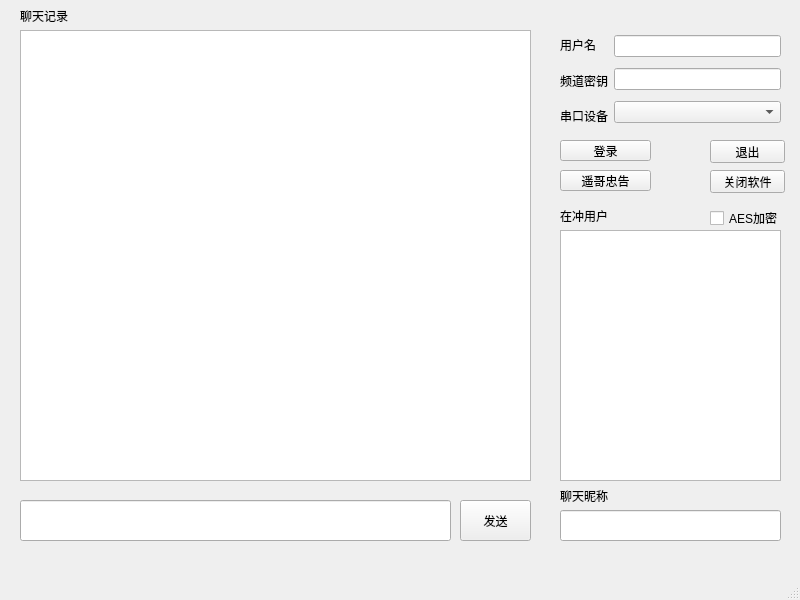
<?xml version="1.0" encoding="UTF-8"?>
<ui version="4.0">
 <class>MainWindow</class>
 <widget class="QMainWindow" name="MainWindow">
  <property name="geometry">
   <rect>
    <x>0</x>
    <y>0</y>
    <width>800</width>
    <height>600</height>
   </rect>
  </property>
  <property name="windowTitle">
   <string>LoRa聊天室</string>
  </property>
  <widget class="QWidget" name="centralwidget">
   <widget class="QTextEdit" name="chatbox">
    <property name="geometry">
     <rect>
      <x>20</x>
      <y>30</y>
      <width>511</width>
      <height>451</height>
     </rect>
    </property>
    <property name="readOnly">
     <bool>true</bool>
    </property>
   </widget>
   <widget class="QLineEdit" name="linesend">
    <property name="geometry">
     <rect>
      <x>20</x>
      <y>500</y>
      <width>431</width>
      <height>41</height>
     </rect>
    </property>
   </widget>
   <widget class="QPushButton" name="pushButton_send">
    <property name="geometry">
     <rect>
      <x>460</x>
      <y>500</y>
      <width>71</width>
      <height>41</height>
     </rect>
    </property>
    <property name="text">
     <string>发送</string>
    </property>
   </widget>
   <widget class="QLabel" name="label">
    <property name="geometry">
     <rect>
      <x>20</x>
      <y>10</y>
      <width>54</width>
      <height>12</height>
     </rect>
    </property>
    <property name="frameShape">
     <enum>QFrame::NoFrame</enum>
    </property>
    <property name="text">
     <string>聊天记录</string>
    </property>
   </widget>
   <widget class="QPushButton" name="pushButton_login">
    <property name="geometry">
     <rect>
      <x>560</x>
      <y>140</y>
      <width>91</width>
      <height>21</height>
     </rect>
    </property>
    <property name="text">
     <string>登录</string>
    </property>
   </widget>
   <widget class="QWidget" name="horizontalLayoutWidget">
    <property name="geometry">
     <rect>
      <x>560</x>
      <y>30</y>
      <width>221</width>
      <height>101</height>
     </rect>
    </property>
    <layout class="QHBoxLayout" name="horizontalLayout">
     <item>
      <layout class="QVBoxLayout" name="verticalLayout_2">
       <item>
        <widget class="QLabel" name="label_2">
         <property name="text">
          <string>用户名</string>
         </property>
        </widget>
       </item>
       <item>
        <widget class="QLabel" name="label_3">
         <property name="text">
          <string>频道密钥</string>
         </property>
        </widget>
       </item>
       <item>
        <widget class="QLabel" name="label_5">
         <property name="text">
          <string>串口设备</string>
         </property>
        </widget>
       </item>
      </layout>
     </item>
     <item>
      <layout class="QVBoxLayout" name="verticalLayout">
       <item>
        <widget class="QLineEdit" name="lineEdit_user"/>
       </item>
       <item>
        <widget class="QLineEdit" name="lineEdit_psk"/>
       </item>
       <item>
        <widget class="QComboBox" name="comboBox"/>
       </item>
      </layout>
     </item>
    </layout>
   </widget>
   <widget class="QLineEdit" name="lineEdit_name">
    <property name="geometry">
     <rect>
      <x>560</x>
      <y>510</y>
      <width>221</width>
      <height>31</height>
     </rect>
    </property>
   </widget>
   <widget class="QLabel" name="label_4">
    <property name="geometry">
     <rect>
      <x>560</x>
      <y>490</y>
      <width>54</width>
      <height>12</height>
     </rect>
    </property>
    <property name="text">
     <string>聊天昵称</string>
    </property>
   </widget>
   <widget class="QTextEdit" name="textEdit">
    <property name="geometry">
     <rect>
      <x>560</x>
      <y>230</y>
      <width>221</width>
      <height>251</height>
     </rect>
    </property>
   </widget>
   <widget class="QPushButton" name="pushButton">
    <property name="enabled">
     <bool>true</bool>
    </property>
    <property name="geometry">
     <rect>
      <x>710</x>
      <y>140</y>
      <width>75</width>
      <height>23</height>
     </rect>
    </property>
    <property name="text">
     <string>退出</string>
    </property>
   </widget>
   <widget class="QLabel" name="label_6">
    <property name="geometry">
     <rect>
      <x>560</x>
      <y>210</y>
      <width>54</width>
      <height>12</height>
     </rect>
    </property>
    <property name="text">
     <string>在冲用户</string>
    </property>
   </widget>
   <widget class="QPushButton" name="pushButton_zhonggao">
    <property name="geometry">
     <rect>
      <x>560</x>
      <y>170</y>
      <width>91</width>
      <height>21</height>
     </rect>
    </property>
    <property name="text">
     <string>遥哥忠告</string>
    </property>
   </widget>
   <widget class="QPushButton" name="pushButton_close">
    <property name="geometry">
     <rect>
      <x>710</x>
      <y>170</y>
      <width>75</width>
      <height>23</height>
     </rect>
    </property>
    <property name="text">
     <string>关闭软件</string>
    </property>
   </widget>
   <widget class="QCheckBox" name="jiami">
    <property name="geometry">
     <rect>
      <x>710</x>
      <y>210</y>
      <width>68</width>
      <height>16</height>
     </rect>
    </property>
    <property name="text">
     <string>AES加密</string>
    </property>
   </widget>
  </widget>
  <widget class="QMenuBar" name="menubar">
   <property name="geometry">
    <rect>
     <x>0</x>
     <y>0</y>
     <width>800</width>
     <height>22</height>
    </rect>
   </property>
  </widget>
  <widget class="QStatusBar" name="statusbar"/>
 </widget>
 <resources/>
 <connections/>
</ui>
